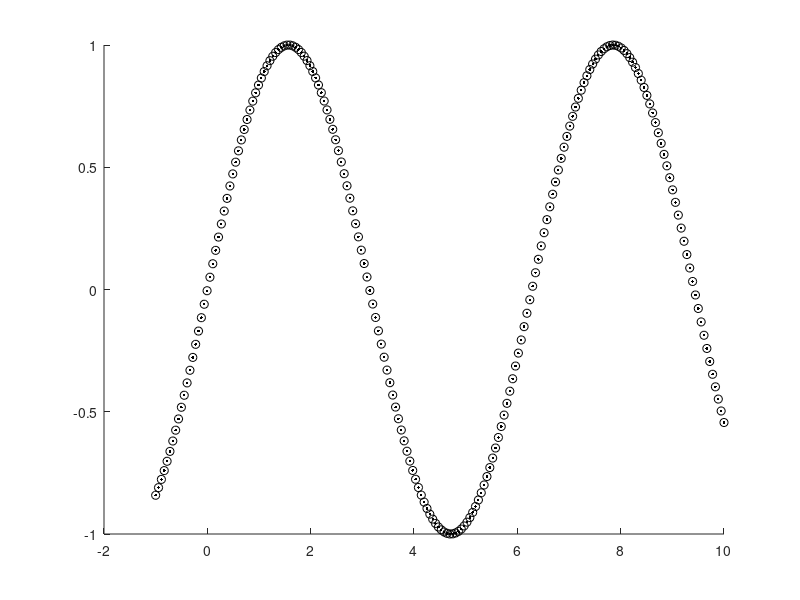
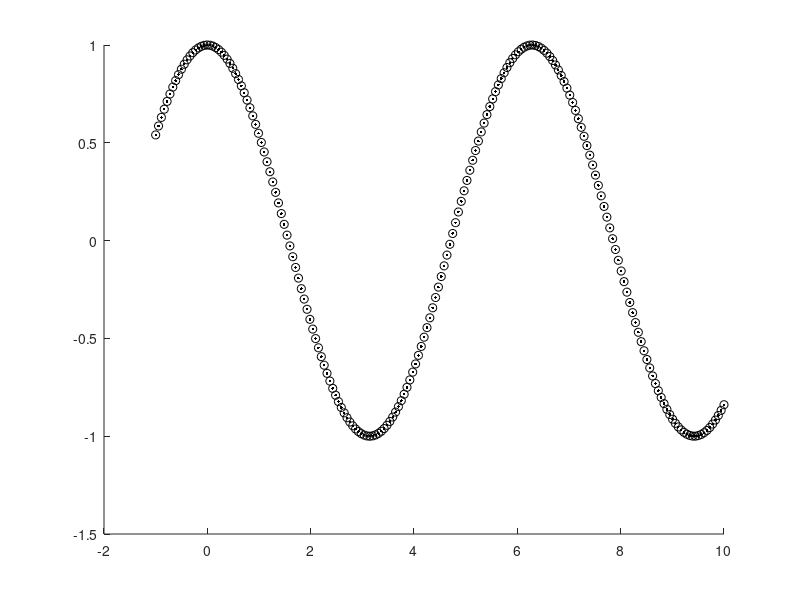
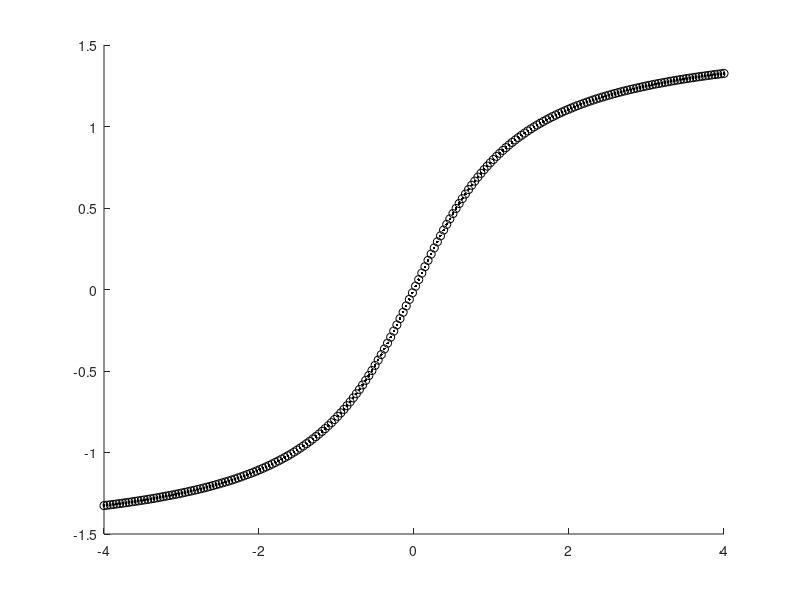
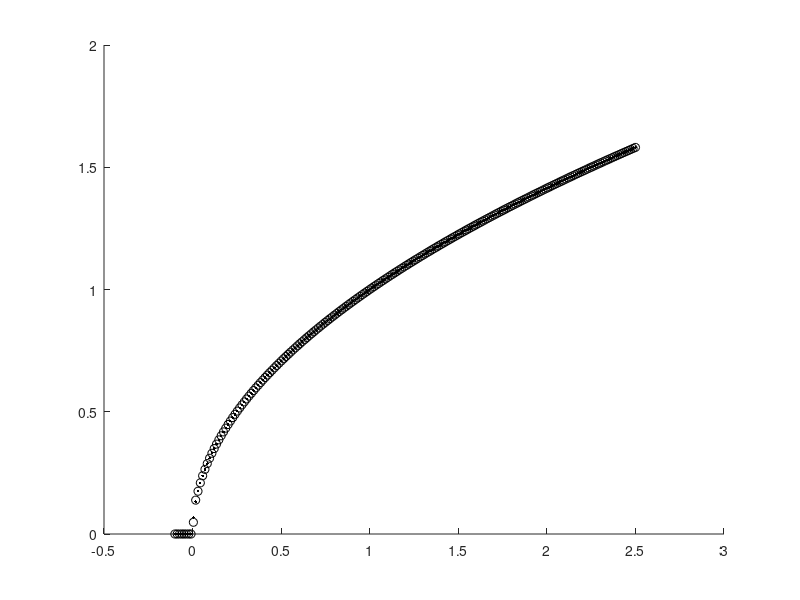

The MATLAB script that drew these images, in order:
TestSin = [...
-1.000000 -0.841497;
-0.944724 -0.810327;
-0.889447 -0.776715;
-0.834171 -0.740743;
-0.778894 -0.702501;
-0.723618 -0.662121;
-0.668342 -0.619679;
-0.613065 -0.575371;
-0.557789 -0.529314;
-0.502512 -0.481634;
-0.447236 -0.432488;
-0.391960 -0.381996;
-0.336683 -0.330355;
-0.281407 -0.277716;
-0.226131 -0.224211;
-0.170854 -0.170029;
-0.115578 -0.115319;
-0.060301 -0.060264;
-0.005025 -0.005025;
0.050251 0.050230;
0.105528 0.105332;
0.160804 0.160112;
0.216081 0.214403;
0.271357 0.268038;
0.326633 0.320856;
0.381910 0.372693;
0.437186 0.423391;
0.492463 0.472798;
0.547739 0.520756;
0.603015 0.567126;
0.658292 0.611768;
0.713568 0.654535;
0.768844 0.695303;
0.824121 0.733950;
0.879397 0.770355;
0.934674 0.804405;
0.989950 0.836000;
1.045226 0.865040;
1.100503 0.891429;
1.155779 0.915116;
1.211056 0.935993;
1.266332 0.954001;
1.321608 0.969116;
1.376885 0.981251;
1.432161 0.990413;
1.487438 0.996527;
1.542714 0.999599;
1.597990 0.999634;
1.653267 0.996601;
1.708543 0.990535;
1.763820 0.981429;
1.819096 0.969335;
1.874372 0.954277;
1.929649 0.936301;
1.984925 0.915461;
2.040201 0.891832;
2.095478 0.865478;
2.150754 0.836495;
2.206031 0.804927;
2.261307 0.770916;
2.316583 0.734549;
2.371860 0.695939;
2.427136 0.655216;
2.482413 0.612465;
2.537689 0.567856;
2.592965 0.521513;
2.648242 0.473587;
2.703518 0.424202;
2.758795 0.373515;
2.814071 0.321695;
2.869347 0.268893;
2.924624 0.215274;
2.979900 0.160988;
3.035177 0.106215;
3.090453 0.051117;
3.145729 -0.004137;
3.201006 -0.059379;
3.256282 -0.114437;
3.311558 -0.169147;
3.366835 -0.223343;
3.422111 -0.276852;
3.477388 -0.329523;
3.532664 -0.381177;
3.587940 -0.431671;
3.643217 -0.480852;
3.698493 -0.528568;
3.753770 -0.574656;
3.809046 -0.618984;
3.864322 -0.661430;
3.919599 -0.701863;
3.974875 -0.740157;
4.030151 -0.776154;
4.085428 -0.809807;
4.140704 -0.840977;
4.195981 -0.869607;
4.251257 -0.895555;
4.306533 -0.918754;
4.361810 -0.939170;
4.417086 -0.956698;
4.472363 -0.971342;
4.527639 -0.982989;
4.582915 -0.991661;
4.638192 -0.997244;
4.693468 -0.999805;
4.748744 -0.999349;
4.804021 -0.995811;
4.859297 -0.989259;
4.914574 -0.979625;
4.969850 -0.967024;
5.025126 -0.951505;
5.080403 -0.933050;
5.135679 -0.911771;
5.190956 -0.887651;
5.246232 -0.860844;
5.301508 -0.831456;
5.356785 -0.799468;
5.412061 -0.765077;
5.467338 -0.728303;
5.522614 -0.689325;
5.577890 -0.648279;
5.633167 -0.605205;
5.688443 -0.560313;
5.743720 -0.513675;
5.798996 -0.465484;
5.854272 -0.415896;
5.909549 -0.365006;
5.964825 -0.313009;
6.020102 -0.260058;
6.075378 -0.206312;
6.130654 -0.151945;
6.185931 -0.097102;
6.241207 -0.041966;
6.296484 0.013298;
6.351760 0.068521;
6.407036 0.123534;
6.462313 0.178171;
6.517589 0.232263;
6.572865 0.285646;
6.628142 0.338155;
6.683418 0.389633;
6.738695 0.439920;
6.793971 0.488861;
6.849247 0.536314;
6.904524 0.582125;
6.959800 0.626159;
7.015077 0.668280;
7.070353 0.708359;
7.125629 0.746274;
7.180906 0.781905;
7.236182 0.815152;
7.291459 0.845906;
7.346735 0.874086;
7.402011 0.899591;
7.457288 0.922348;
7.512564 0.942280;
7.567841 0.959346;
7.623117 0.973470;
7.678393 0.984627;
7.733670 0.992765;
7.788946 0.997893;
7.844223 0.999959;
7.899499 0.998958;
7.954775 0.994927;
8.010052 0.987839;
8.065328 0.977756;
8.120604 0.964665;
8.175879 0.948630;
8.231155 0.929712;
8.286431 0.907953;
8.341707 0.883395;
8.396983 0.856156;
8.452259 0.826302;
8.507535 0.793938;
8.562811 0.759120;
8.618087 0.721997;
8.673363 0.682669;
8.728639 0.641256;
8.783915 0.597895;
8.839190 0.552686;
8.894466 0.505799;
8.949742 0.457367;
9.005018 0.407538;
9.060294 0.356471;
9.115570 0.304302;
9.170846 0.251210;
9.226122 0.197351;
9.281398 0.142892;
9.336674 0.087991;
9.391950 0.032822;
9.447226 -0.022445;
9.502501 -0.077645;
9.557777 -0.132610;
9.613053 -0.187164;
9.668329 -0.241149;
9.723605 -0.294397;
9.778881 -0.346747;
9.834157 -0.398046;
9.889433 -0.448111;
9.944709 -0.496817;
9.999985 -0.544011;
];
figure(1); clf; hold on;
plot(TestSin(:,1),TestSin(:,2),'ko')
plot(TestSin(:,1),sin(TestSin(:,1)),'k.')

TestCos = [...
-1.000000 0.540304;
-0.944724 0.585968;
-0.889447 0.629839;
-0.834171 0.671794;
-0.778894 0.711693;
-0.723618 0.749417;
-0.668342 0.784847;
-0.613065 0.817891;
-0.557789 0.848422;
-0.502512 0.876378;
-0.447236 0.901647;
-0.391960 0.924168;
-0.336683 0.943855;
-0.281407 0.960670;
-0.226131 0.974544;
-0.170854 0.985441;
-0.115578 0.993322;
-0.060301 0.998181;
-0.005025 0.999992;
0.050251 0.998731;
0.105528 0.994442;
0.160804 0.987092;
0.216081 0.976739;
0.271357 0.963409;
0.326633 0.947122;
0.381910 0.927959;
0.437186 0.905958;
0.492463 0.881175;
0.547739 0.853698;
0.603015 0.823624;
0.658292 0.791045;
0.713568 0.756026;
0.768844 0.718718;
0.824121 0.679198;
0.879397 0.637611;
0.934674 0.594086;
0.989950 0.548728;
1.045226 0.501702;
1.100503 0.453145;
1.155779 0.403203;
1.211056 0.352037;
1.266332 0.299780;
1.321608 0.246615;
1.376885 0.192697;
1.432161 0.138193;
1.487438 0.083264;
1.542714 0.028078;
1.597990 -0.027191;
1.653267 -0.082377;
1.708543 -0.137313;
1.763820 -0.191826;
1.819096 -0.245754;
1.874372 -0.298933;
1.929649 -0.351198;
1.984925 -0.402398;
2.040201 -0.452353;
2.095478 -0.500934;
2.150754 -0.547985;
2.206031 -0.593362;
2.261307 -0.636939;
2.316583 -0.678545;
2.371860 -0.718092;
2.427136 -0.755453;
2.482413 -0.790483;
2.537689 -0.823120;
2.592965 -0.853268;
2.648242 -0.880757;
2.703518 -0.905598;
2.758795 -0.927609;
2.814071 -0.946837;
2.869347 -0.963200;
2.924624 -0.976561;
2.979900 -0.986966;
3.035177 -0.994328;
3.090453 -0.998687;
3.145729 -1.000023;
3.201006 -0.998243;
3.256282 -0.993440;
3.311558 -0.985575;
3.366835 -0.974735;
3.422111 -0.960942;
3.477388 -0.944155;
3.532664 -0.924510;
3.587940 -0.902015;
3.643217 -0.876798;
3.698493 -0.848887;
3.753770 -0.818405;
3.809046 -0.785408;
3.864322 -0.749991;
3.919599 -0.712311;
3.974875 -0.672441;
4.030151 -0.630536;
4.085428 -0.586692;
4.140704 -0.541041;
4.195981 -0.493756;
4.251257 -0.444957;
4.306533 -0.394808;
4.361810 -0.343445;
4.417086 -0.291038;
4.472363 -0.237726;
4.527639 -0.183699;
4.582915 -0.129113;
4.638192 -0.074130;
4.693468 -0.018920;
4.748744 0.036348;
4.804021 0.091504;
4.859297 0.146380;
4.914574 0.200810;
4.969850 0.254626;
5.025126 0.307665;
5.080403 0.359763;
5.135679 0.410763;
5.190956 0.460509;
5.246232 0.508845;
5.301508 0.555628;
5.356785 0.600715;
5.412061 0.643967;
5.467338 0.685251;
5.522614 0.724440;
5.577890 0.761419;
5.633167 0.796075;
5.688443 0.828295;
5.743720 0.857989;
5.798996 0.885047;
5.854272 0.909420;
5.909549 0.931000;
5.964825 0.949756;
6.020102 0.965591;
6.075378 0.978479;
6.130654 0.988392;
6.185931 0.995276;
6.241207 0.999125;
6.296484 0.999910;
6.351760 0.997655;
6.407036 0.992342;
6.462313 0.984001;
6.517589 0.972646;
6.572865 0.958334;
6.628142 0.941095;
6.683418 0.920964;
6.738695 0.898031;
6.793971 0.872377;
6.849247 0.844037;
6.904524 0.813095;
6.959800 0.779692;
7.015077 0.743920;
7.070353 0.705867;
7.125629 0.665643;
7.180906 0.623390;
7.236182 0.579239;
7.291459 0.533328;
7.346735 0.485770;
7.402011 0.436740;
7.457288 0.386369;
7.512564 0.334821;
7.567841 0.282256;
7.623117 0.228818;
7.678393 0.174687;
7.733670 0.120021;
7.788946 0.064990;
7.844223 0.009759;
7.899499 -0.045501;
7.954775 -0.100622;
8.010052 -0.155436;
8.065328 -0.209779;
8.120604 -0.263478;
8.175879 -0.316365;
8.231155 -0.368291;
8.286431 -0.419093;
8.341707 -0.468624;
8.396983 -0.516704;
8.452259 -0.563216;
8.507535 -0.608007;
8.562811 -0.650941;
8.618087 -0.691901;
8.673363 -0.730718;
8.728639 -0.767337;
8.783915 -0.801589;
8.839190 -0.833391;
8.894466 -0.862640;
8.949742 -0.889267;
9.005018 -0.913215;
9.060294 -0.934319;
9.115570 -0.952579;
9.170846 -0.967922;
9.226122 -0.980322;
9.281398 -0.989721;
9.336674 -0.996133;
9.391950 -0.999466;
9.447226 -0.999737;
9.502501 -0.996971;
9.557777 -0.991151;
9.613053 -0.982340;
9.668329 -0.970493;
9.723605 -0.955672;
9.778881 -0.937955;
9.834157 -0.917352;
9.889433 -0.893987;
9.944709 -0.867858;
9.999985 -0.839106;
];
figure(2); clf; hold on;
plot(TestCos(:,1),TestCos(:,2),'ko')
plot(TestCos(:,1),cos(TestCos(:,1)),'k.')

TestAtan = [...
-4.000000 -1.325817;
-3.959799 -1.323427;
-3.919598 -1.320992;
-3.879397 -1.318512;
-3.839196 -1.315986;
-3.798995 -1.313412;
-3.758794 -1.310782;
-3.718593 -1.308096;
-3.678392 -1.305353;
-3.638191 -1.302554;
-3.597991 -1.299699;
-3.557790 -1.296787;
-3.517589 -1.293819;
-3.477388 -1.290788;
-3.437187 -1.287685;
-3.396986 -1.284510;
-3.356785 -1.281263;
-3.316584 -1.277943;
-3.276383 -1.274552;
-3.236182 -1.271089;
-3.195981 -1.267555;
-3.155780 -1.263939;
-3.115579 -1.260228;
-3.075378 -1.256424;
-3.035177 -1.252525;
-2.994976 -1.248533;
-2.954775 -1.244447;
-2.914574 -1.240267;
-2.874373 -1.235996;
-2.834172 -1.231615;
-2.793972 -1.227108;
-2.753771 -1.222476;
-2.713570 -1.217720;
-2.673369 -1.212838;
-2.633168 -1.207832;
-2.592967 -1.202700;
-2.552766 -1.197442;
-2.512565 -1.192039;
-2.472364 -1.186466;
-2.432163 -1.180722;
-2.391962 -1.174809;
-2.351761 -1.168725;
-2.311560 -1.162471;
-2.271359 -1.156046;
-2.231158 -1.149453;
-2.190957 -1.142653;
-2.150756 -1.135616;
-2.110555 -1.128340;
-2.070354 -1.120827;
-2.030154 -1.113077;
-1.989953 -1.105088;
-1.949752 -1.096862;
-1.909551 -1.088400;
-1.869350 -1.079642;
-1.829149 -1.070545;
-1.788948 -1.061107;
-1.748747 -1.051330;
-1.708546 -1.041212;
-1.668345 -1.030755;
-1.628144 -1.019958;
-1.587943 -1.008823;
-1.547742 -0.997254;
-1.507541 -0.985190;
-1.467340 -0.972632;
-1.427139 -0.959580;
-1.386938 -0.946034;
-1.346737 -0.931993;
-1.306536 -0.917459;
-1.266335 -0.902427;
-1.226135 -0.886752;
-1.185934 -0.870364;
-1.145733 -0.853263;
-1.105532 -0.835448;
-1.065331 -0.816920;
-1.025130 -0.797679;
-0.984929 -0.777725;
-0.944728 -0.757033;
-0.904527 -0.735420;
-0.864326 -0.712850;
-0.824125 -0.689321;
-0.783924 -0.664834;
-0.743723 -0.639389;
-0.703522 -0.612986;
-0.663321 -0.585625;
-0.623120 -0.557220;
-0.582919 -0.527701;
-0.542718 -0.497171;
-0.502517 -0.465629;
-0.462316 -0.433075;
-0.422115 -0.399510;
-0.381914 -0.364933;
-0.341713 -0.329345;
-0.301512 -0.292638;
-0.261311 -0.255181;
-0.221110 -0.217244;
-0.180909 -0.178826;
-0.140708 -0.139928;
-0.100507 -0.100550;
-0.060306 -0.060692;
-0.020105 -0.020354;
0.020096 0.020345;
0.060297 0.060684;
0.100498 0.100542;
0.140699 0.139920;
0.180900 0.178818;
0.221101 0.217236;
0.261302 0.255173;
0.301503 0.292630;
0.341704 0.329338;
0.381905 0.364926;
0.422106 0.399503;
0.462307 0.433068;
0.502508 0.465622;
0.542709 0.497164;
0.582910 0.527695;
0.623111 0.557214;
0.663312 0.585619;
0.703514 0.612980;
0.743715 0.639383;
0.783916 0.664829;
0.824117 0.689316;
0.864318 0.712845;
0.904519 0.735416;
0.944720 0.757029;
0.984921 0.777721;
1.025122 0.797675;
1.065323 0.816916;
1.105523 0.835444;
1.145724 0.853259;
1.185925 0.870361;
1.226126 0.886749;
1.266327 0.902424;
1.306528 0.917456;
1.346729 0.931990;
1.386930 0.946031;
1.427131 0.959577;
1.467332 0.972629;
1.507533 0.985187;
1.547734 0.997251;
1.587935 1.008821;
1.628136 1.019956;
1.668337 1.030753;
1.708538 1.041210;
1.748739 1.051328;
1.788940 1.061105;
1.829141 1.070543;
1.869341 1.079641;
1.909542 1.088398;
1.949743 1.096861;
1.989944 1.105087;
2.030145 1.113075;
2.070346 1.120826;
2.110547 1.128339;
2.150748 1.135614;
2.190949 1.142652;
2.231150 1.149452;
2.271351 1.156045;
2.311552 1.162469;
2.351753 1.168724;
2.391954 1.174808;
2.432155 1.180721;
2.472356 1.186465;
2.512557 1.192038;
2.552758 1.197441;
2.592959 1.202699;
2.633160 1.207831;
2.673361 1.212837;
2.713562 1.217719;
2.753762 1.222475;
2.793963 1.227107;
2.834164 1.231614;
2.874365 1.235995;
2.914566 1.240266;
2.954767 1.244446;
2.994968 1.248532;
3.035169 1.252524;
3.075370 1.256423;
3.115571 1.260227;
3.155772 1.263938;
3.195973 1.267555;
3.236174 1.271088;
3.276375 1.274551;
3.316576 1.277943;
3.356777 1.281262;
3.396978 1.284509;
3.437179 1.287684;
3.477380 1.290787;
3.517581 1.293818;
3.557781 1.296786;
3.597982 1.299698;
3.638183 1.302553;
3.678384 1.305352;
3.718585 1.308095;
3.758786 1.310781;
3.798987 1.313411;
3.839188 1.315985;
3.879389 1.318512;
3.919590 1.320991;
3.959791 1.323426;
3.999992 1.325817;
];
figure(3); clf; hold on;
plot(TestAtan(:,1),TestAtan(:,2),'ko')
plot(TestAtan(:,1),atan(TestAtan(:,1)),'k.')

TestTanh = [...
-5.000000 -1.000000;
-4.987484 -1.000000;
-4.974969 -1.000000;
-4.962453 -1.000000;
-4.949938 -1.000000;
-4.937422 -1.000000;
-4.924907 -1.000000;
-4.912391 -1.000000;
-4.899876 -1.000000;
-4.887360 -1.000000;
-4.874845 -1.000000;
-4.862329 -1.000000;
-4.849813 -1.000000;
-4.837298 -1.000000;
-4.824782 -1.000000;
-4.812267 -1.000000;
-4.799751 -1.000000;
-4.787236 -1.000000;
-4.774720 -1.000000;
-4.762205 -1.000000;
-4.749689 -1.000000;
-4.737174 -1.000000;
-4.724658 -1.000000;
-4.712142 -1.000000;
-4.699627 -1.000000;
-4.687111 -1.000000;
-4.674596 -1.000000;
-4.662080 -1.000000;
-4.649565 -1.000000;
-4.637049 -1.000000;
-4.624534 -1.000000;
-4.612018 -1.000000;
-4.599503 -1.000000;
-4.586987 -1.000000;
-4.574471 -1.000000;
-4.561956 -1.000000;
-4.549440 -1.000000;
-4.536925 -1.000000;
-4.524409 -1.000000;
-4.511894 -1.000000;
-4.499378 -1.000000;
-4.486863 -1.000000;
-4.474347 -1.000000;
-4.461832 -1.000000;
-4.449316 -1.000000;
-4.436800 -1.000000;
-4.424285 -1.000000;
-4.411769 -1.000000;
-4.399254 -1.000000;
-4.386738 -1.000000;
-4.374223 -1.000000;
-4.361707 -1.000000;
-4.349192 -1.000000;
-4.336676 -1.000000;
-4.324161 -1.000000;
-4.311645 -1.000000;
-4.299129 -1.000000;
-4.286614 -1.000000;
-4.274098 -1.000000;
-4.261583 -1.000000;
-4.249067 -1.000000;
-4.236552 -1.000000;
-4.224036 -1.000000;
-4.211521 -1.000000;
-4.199005 -1.000000;
-4.186490 -1.000000;
-4.173974 -1.000000;
-4.161458 -1.000000;
-4.148943 -1.000000;
-4.136427 -1.000000;
-4.123912 -1.000000;
-4.111396 -1.000000;
-4.098881 -1.000000;
-4.086365 -1.000000;
-4.073850 -1.000000;
-4.061334 -1.000000;
-4.048819 -1.000000;
-4.036303 -1.000000;
-4.023787 -1.000000;
-4.011272 -1.000000;
-3.998756 -0.999326;
-3.986241 -0.999309;
-3.973725 -0.999291;
-3.961210 -0.999273;
-3.948694 -0.999255;
-3.936179 -0.999236;
-3.923663 -0.999217;
-3.911148 -0.999201;
-3.898632 -0.999181;
-3.886117 -0.999161;
-3.873601 -0.999141;
-3.861085 -0.999120;
-3.848570 -0.999099;
-3.836054 -0.999067;
-3.823539 -0.999044;
-3.811023 -0.999020;
-3.798508 -0.998995;
-3.785992 -0.998969;
-3.773477 -0.998943;
-3.760961 -0.998917;
-3.748446 -0.998889;
-3.735930 -0.998861;
-3.723414 -0.998832;
-3.710899 -0.998803;
-3.698383 -0.998772;
-3.685868 -0.998741;
-3.673352 -0.998713;
-3.660837 -0.998681;
-3.648321 -0.998649;
-3.635806 -0.998615;
-3.623290 -0.998581;
-3.610775 -0.998546;
-3.598259 -0.998501;
-3.585743 -0.998463;
-3.573228 -0.998424;
-3.560712 -0.998384;
-3.548197 -0.998343;
-3.535681 -0.998301;
-3.523166 -0.998258;
-3.510650 -0.998214;
-3.498135 -0.998169;
-3.485619 -0.998123;
-3.473104 -0.998075;
-3.460588 -0.998027;
-3.448072 -0.997977;
-3.435557 -0.997929;
-3.423041 -0.997877;
-3.410526 -0.997824;
-3.398010 -0.997770;
-3.385495 -0.997715;
-3.372979 -0.997657;
-3.360464 -0.997599;
-3.347948 -0.997529;
-3.335433 -0.997467;
-3.322917 -0.997403;
-3.310401 -0.997337;
-3.297886 -0.997270;
-3.285370 -0.997200;
-3.272855 -0.997130;
-3.260339 -0.997057;
-3.247824 -0.996983;
-3.235308 -0.996906;
-3.222793 -0.996828;
-3.210277 -0.996748;
-3.197762 -0.996669;
-3.185246 -0.996585;
-3.172730 -0.996500;
-3.160215 -0.996412;
-3.147699 -0.996322;
-3.135184 -0.996230;
-3.122668 -0.996135;
-3.110153 -0.996029;
-3.097637 -0.995928;
-3.085122 -0.995825;
-3.072606 -0.995720;
-3.060091 -0.995611;
-3.047575 -0.995501;
-3.035059 -0.995387;
-3.022544 -0.995270;
-3.010028 -0.995151;
-2.997513 -0.995028;
-2.984997 -0.994902;
-2.972482 -0.994774;
-2.959966 -0.994642;
-2.947451 -0.994507;
-2.934935 -0.994368;
-2.922420 -0.994225;
-2.909904 -0.994079;
-2.897388 -0.993930;
-2.884873 -0.993776;
-2.872357 -0.993628;
-2.859842 -0.993466;
-2.847326 -0.993299;
-2.834811 -0.993129;
-2.822295 -0.992954;
-2.809780 -0.992775;
-2.797264 -0.992589;
-2.784749 -0.992402;
-2.772233 -0.992211;
-2.759717 -0.992014;
-2.747202 -0.991812;
-2.734686 -0.991605;
-2.722171 -0.991394;
-2.709655 -0.991177;
-2.697140 -0.990954;
-2.684624 -0.990726;
-2.672109 -0.990492;
-2.659593 -0.990252;
-2.647078 -0.990006;
-2.634562 -0.989763;
-2.622046 -0.989504;
-2.609531 -0.989238;
-2.597015 -0.988966;
-2.584500 -0.988686;
-2.571984 -0.988400;
-2.559469 -0.988105;
-2.546953 -0.987805;
-2.534438 -0.987498;
-2.521922 -0.987183;
-2.509407 -0.986860;
-2.496891 -0.986529;
-2.484375 -0.986190;
-2.471860 -0.985843;
-2.459344 -0.985487;
-2.446829 -0.985122;
-2.434313 -0.984747;
-2.421798 -0.984363;
-2.409282 -0.983970;
-2.396767 -0.983577;
-2.384251 -0.983163;
-2.371736 -0.982739;
-2.359220 -0.982304;
-2.346704 -0.981858;
-2.334189 -0.981401;
-2.321673 -0.980934;
-2.309158 -0.980453;
-2.296642 -0.979962;
-2.284127 -0.979459;
-2.271611 -0.978944;
-2.259096 -0.978415;
-2.246580 -0.977875;
-2.234065 -0.977321;
-2.221549 -0.976753;
-2.209033 -0.976171;
-2.196518 -0.975574;
-2.184002 -0.974962;
-2.171487 -0.974335;
-2.158971 -0.973703;
-2.146456 -0.973045;
-2.133940 -0.972370;
-2.121425 -0.971678;
-2.108909 -0.970969;
-2.096394 -0.970243;
-2.083878 -0.969499;
-2.071362 -0.968736;
-2.058847 -0.967957;
-2.046331 -0.967157;
-2.033816 -0.966338;
-2.021300 -0.965499;
-2.008785 -0.964640;
-1.996269 -0.963763;
-1.983753 -0.962863;
-1.971238 -0.961940;
-1.958722 -0.960993;
-1.946206 -0.960024;
-1.933691 -0.959032;
-1.921175 -0.958016;
-1.908659 -0.956972;
-1.896144 -0.955905;
-1.883628 -0.954812;
-1.871112 -0.953692;
-1.858597 -0.952546;
-1.846081 -0.951373;
-1.833565 -0.950177;
-1.821050 -0.948946;
-1.808534 -0.947685;
-1.796018 -0.946393;
-1.783503 -0.945070;
-1.770987 -0.943716;
-1.758471 -0.942332;
-1.745956 -0.940915;
-1.733440 -0.939463;
-1.720924 -0.937975;
-1.708409 -0.936452;
-1.695893 -0.934894;
-1.683378 -0.933300;
-1.670862 -0.931665;
-1.658346 -0.929994;
-1.645831 -0.928282;
-1.633315 -0.926530;
-1.620799 -0.924737;
-1.608284 -0.922903;
-1.595768 -0.921032;
-1.583252 -0.919112;
-1.570737 -0.917145;
-1.558221 -0.915132;
-1.545705 -0.913073;
-1.533190 -0.910967;
-1.520674 -0.908815;
-1.508158 -0.906612;
-1.495643 -0.904358;
-1.483127 -0.902051;
-1.470611 -0.899691;
-1.458096 -0.897278;
-1.445580 -0.894812;
-1.433064 -0.892297;
-1.420549 -0.889717;
-1.408033 -0.887078;
-1.395517 -0.884379;
-1.383002 -0.881620;
-1.370486 -0.878801;
-1.357970 -0.875922;
-1.345455 -0.872979;
-1.332939 -0.869968;
-1.320423 -0.866890;
-1.307908 -0.863744;
-1.295392 -0.860531;
-1.282876 -0.857251;
-1.270361 -0.853896;
-1.257845 -0.850470;
-1.245329 -0.846968;
-1.232814 -0.843391;
-1.220298 -0.839738;
-1.207782 -0.836009;
-1.195267 -0.832208;
-1.182751 -0.828321;
-1.170235 -0.824350;
-1.157720 -0.820296;
-1.145204 -0.816157;
-1.132688 -0.811935;
-1.120173 -0.807629;
-1.107657 -0.803235;
-1.095141 -0.798750;
-1.082626 -0.794172;
-1.070110 -0.789502;
-1.057594 -0.784740;
-1.045079 -0.779886;
-1.032563 -0.774935;
-1.020047 -0.769888;
-1.007532 -0.764740;
-0.995016 -0.759492;
-0.982500 -0.754144;
-0.969985 -0.748695;
-0.957469 -0.743146;
-0.944953 -0.737491;
-0.932438 -0.731730;
-0.919922 -0.725860;
-0.907406 -0.719883;
-0.894891 -0.713799;
-0.882375 -0.707607;
-0.869859 -0.701304;
-0.857344 -0.694888;
-0.844828 -0.688358;
-0.832312 -0.681714;
-0.819797 -0.674957;
-0.807281 -0.668086;
-0.794765 -0.661101;
-0.782250 -0.653997;
-0.769734 -0.646775;
-0.757218 -0.639435;
-0.744703 -0.631977;
-0.732187 -0.624400;
-0.719671 -0.616706;
-0.707156 -0.608891;
-0.694640 -0.600955;
-0.682124 -0.592899;
-0.669609 -0.584723;
-0.657093 -0.576426;
-0.644577 -0.568009;
-0.632062 -0.559469;
-0.619546 -0.550811;
-0.607030 -0.542033;
-0.594515 -0.533135;
-0.581999 -0.524118;
-0.569483 -0.514981;
-0.556968 -0.505724;
-0.544452 -0.496349;
-0.531936 -0.486859;
-0.519421 -0.477253;
-0.506905 -0.467532;
-0.494389 -0.457695;
-0.481874 -0.447744;
-0.469358 -0.437678;
-0.456843 -0.427504;
-0.444327 -0.417223;
-0.431811 -0.406835;
-0.419296 -0.396340;
-0.406780 -0.385737;
-0.394264 -0.375028;
-0.381749 -0.364221;
-0.369233 -0.353318;
-0.356717 -0.342321;
-0.344202 -0.331228;
-0.331686 -0.320040;
-0.319171 -0.308756;
-0.306655 -0.297385;
-0.294139 -0.285935;
-0.281624 -0.274407;
-0.269108 -0.262799;
-0.256592 -0.251112;
-0.244077 -0.239345;
-0.231561 -0.227504;
-0.219045 -0.215601;
-0.206530 -0.203640;
-0.194014 -0.191619;
-0.181498 -0.179538;
-0.168983 -0.167398;
-0.156467 -0.155200;
-0.143952 -0.142958;
-0.131436 -0.130679;
-0.118920 -0.118363;
-0.106405 -0.106011;
-0.093889 -0.093622;
-0.081373 -0.081196;
-0.068858 -0.068742;
-0.056342 -0.056275;
-0.043826 -0.043796;
-0.031311 -0.031305;
-0.018795 -0.018801;
-0.006279 -0.006285;
0.006236 0.006241;
0.018752 0.018758;
0.031267 0.031262;
0.043783 0.043753;
0.056299 0.056232;
0.068814 0.068699;
0.081330 0.081152;
0.093846 0.093579;
0.106361 0.105968;
0.118877 0.118321;
0.131393 0.130636;
0.143908 0.142915;
0.156424 0.155157;
0.168940 0.167356;
0.181455 0.179496;
0.193971 0.191577;
0.206487 0.203598;
0.219002 0.215560;
0.231518 0.227463;
0.244033 0.239305;
0.256549 0.251071;
0.269065 0.262758;
0.281580 0.274366;
0.294096 0.285896;
0.306612 0.297346;
0.319127 0.308717;
0.331643 0.320001;
0.344159 0.331189;
0.356674 0.342282;
0.369190 0.353280;
0.381705 0.364183;
0.394221 0.374991;
0.406737 0.385700;
0.419252 0.396304;
0.431768 0.406799;
0.444284 0.417188;
0.456799 0.427469;
0.469315 0.437643;
0.481831 0.447709;
0.494346 0.457661;
0.506862 0.467498;
0.519377 0.477220;
0.531893 0.486826;
0.544409 0.496316;
0.556924 0.505692;
0.569440 0.514949;
0.581956 0.524086;
0.594471 0.533104;
0.606987 0.542002;
0.619503 0.550781;
0.632018 0.559439;
0.644534 0.567979;
0.657050 0.576397;
0.669565 0.584694;
0.682081 0.592871;
0.694597 0.600928;
0.707112 0.608864;
0.719628 0.616680;
0.732144 0.624374;
0.744659 0.631951;
0.757175 0.639410;
0.769691 0.646750;
0.782206 0.653973;
0.794722 0.661077;
0.807238 0.668062;
0.819753 0.674933;
0.832269 0.681691;
0.844785 0.688335;
0.857300 0.694866;
0.869816 0.701282;
0.882332 0.707585;
0.894847 0.713778;
0.907363 0.719862;
0.919879 0.725840;
0.932394 0.731709;
0.944910 0.737472;
0.957426 0.743126;
0.969941 0.748676;
0.982457 0.754125;
0.994973 0.759474;
1.007488 0.764722;
1.020004 0.769870;
1.032520 0.774918;
1.045035 0.779869;
1.057551 0.784724;
1.070067 0.789486;
1.082582 0.794156;
1.095098 0.798734;
1.107614 0.803220;
1.120129 0.807613;
1.132645 0.811920;
1.145161 0.816143;
1.157676 0.820282;
1.170192 0.824337;
1.182708 0.828308;
1.195223 0.832195;
1.207739 0.835996;
1.220255 0.839725;
1.232770 0.843378;
1.245286 0.846956;
1.257802 0.850458;
1.270317 0.853884;
1.282833 0.857239;
1.295349 0.860520;
1.307864 0.863733;
1.320380 0.866879;
1.332896 0.869958;
1.345411 0.872968;
1.357927 0.875912;
1.370443 0.878791;
1.382958 0.881610;
1.395474 0.884369;
1.407990 0.887069;
1.420505 0.889708;
1.433021 0.892288;
1.445537 0.894804;
1.458052 0.897270;
1.470568 0.899683;
1.483084 0.902043;
1.495599 0.904350;
1.508115 0.906604;
1.520631 0.908807;
1.533146 0.910960;
1.545662 0.913066;
1.558178 0.915125;
1.570693 0.917139;
1.583209 0.919105;
1.595725 0.921026;
1.608240 0.922896;
1.620756 0.924730;
1.633272 0.926524;
1.645787 0.928276;
1.658303 0.929988;
1.670819 0.931660;
1.683334 0.933295;
1.695850 0.934888;
1.708366 0.936447;
1.720881 0.937970;
1.733397 0.939458;
1.745913 0.940910;
1.758428 0.942327;
1.770944 0.943711;
1.783460 0.945065;
1.795975 0.946388;
1.808491 0.947680;
1.821007 0.948942;
1.833522 0.950173;
1.846038 0.951369;
1.858554 0.952542;
1.871069 0.953688;
1.883585 0.954808;
1.896101 0.955902;
1.908616 0.956968;
1.921132 0.958013;
1.933648 0.959028;
1.946163 0.960020;
1.958679 0.960990;
1.971195 0.961936;
1.983710 0.962860;
1.996226 0.963760;
2.008741 0.964637;
2.021257 0.965496;
2.033772 0.966335;
2.046288 0.967155;
2.058804 0.967954;
2.071319 0.968734;
2.083835 0.969497;
2.096350 0.970240;
2.108866 0.970966;
2.121381 0.971675;
2.133897 0.972368;
2.146412 0.973043;
2.158928 0.973701;
2.171443 0.974333;
2.183959 0.974960;
2.196475 0.975572;
2.208990 0.976169;
2.221506 0.976751;
2.234021 0.977319;
2.246537 0.977873;
2.259052 0.978414;
2.271568 0.978942;
2.284083 0.979457;
2.296599 0.979961;
2.309114 0.980451;
2.321630 0.980932;
2.334146 0.981400;
2.346661 0.981856;
2.359177 0.982302;
2.371692 0.982737;
2.384208 0.983162;
2.396723 0.983575;
2.409239 0.983969;
2.421754 0.984362;
2.434270 0.984746;
2.446785 0.985121;
2.459301 0.985486;
2.471817 0.985842;
2.484332 0.986189;
2.496848 0.986528;
2.509363 0.986859;
2.521879 0.987182;
2.534394 0.987497;
2.546910 0.987804;
2.559425 0.988104;
2.571941 0.988399;
2.584456 0.988685;
2.596972 0.988965;
2.609488 0.989237;
2.622003 0.989503;
2.634519 0.989762;
2.647034 0.990006;
2.659550 0.990251;
2.672065 0.990491;
2.684581 0.990725;
2.697096 0.990954;
2.709612 0.991176;
2.722127 0.991393;
2.734643 0.991605;
2.747159 0.991811;
2.759674 0.992013;
2.772190 0.992210;
2.784705 0.992402;
2.797221 0.992589;
2.809736 0.992775;
2.822252 0.992954;
2.834767 0.993128;
2.847283 0.993299;
2.859798 0.993465;
2.872314 0.993627;
2.884830 0.993776;
2.897345 0.993929;
2.909861 0.994079;
2.922376 0.994225;
2.934892 0.994367;
2.947407 0.994506;
2.959923 0.994641;
2.972438 0.994773;
2.984954 0.994902;
2.997469 0.995028;
3.009985 0.995151;
3.022501 0.995270;
3.035016 0.995387;
3.047532 0.995500;
3.060047 0.995611;
3.072563 0.995719;
3.085078 0.995825;
3.097594 0.995928;
3.110109 0.996028;
3.122625 0.996135;
3.135140 0.996230;
3.147656 0.996322;
3.160172 0.996412;
3.172687 0.996500;
3.185203 0.996585;
3.197718 0.996669;
3.210234 0.996747;
3.222749 0.996828;
3.235265 0.996906;
3.247780 0.996982;
3.260296 0.997057;
3.272811 0.997130;
3.285327 0.997200;
3.297843 0.997269;
3.310358 0.997337;
3.322874 0.997402;
3.335389 0.997467;
3.347905 0.997529;
3.360420 0.997599;
3.372936 0.997657;
3.385451 0.997714;
3.397967 0.997770;
3.410482 0.997824;
3.422998 0.997877;
3.435513 0.997929;
3.448029 0.997977;
3.460545 0.998026;
3.473060 0.998075;
3.485576 0.998123;
3.498091 0.998169;
3.510607 0.998214;
3.523122 0.998258;
3.535638 0.998301;
3.548153 0.998343;
3.560669 0.998384;
3.573184 0.998424;
3.585700 0.998463;
3.598216 0.998501;
3.610731 0.998546;
3.623247 0.998581;
3.635762 0.998615;
3.648278 0.998649;
3.660793 0.998681;
3.673309 0.998713;
3.685824 0.998741;
3.698340 0.998772;
3.710855 0.998803;
3.723371 0.998832;
3.735887 0.998861;
3.748402 0.998889;
3.760918 0.998916;
3.773433 0.998943;
3.785949 0.998969;
3.798464 0.998995;
3.810980 0.999019;
3.823495 0.999044;
3.836011 0.999067;
3.848526 0.999098;
3.861042 0.999120;
3.873558 0.999141;
3.886073 0.999161;
3.898589 0.999181;
3.911104 0.999201;
3.923620 0.999217;
3.936135 0.999236;
3.948651 0.999255;
3.961166 0.999273;
3.973682 0.999291;
3.986197 0.999309;
3.998713 0.999326;
4.011229 1.000000;
4.023744 1.000000;
4.036260 1.000000;
4.048775 1.000000;
4.061291 1.000000;
4.073806 1.000000;
4.086322 1.000000;
4.098837 1.000000;
4.111353 1.000000;
4.123868 1.000000;
4.136384 1.000000;
4.148900 1.000000;
4.161415 1.000000;
4.173931 1.000000;
4.186446 1.000000;
4.198962 1.000000;
4.211477 1.000000;
4.223993 1.000000;
4.236508 1.000000;
4.249024 1.000000;
4.261539 1.000000;
4.274055 1.000000;
4.286571 1.000000;
4.299086 1.000000;
4.311602 1.000000;
4.324117 1.000000;
4.336633 1.000000;
4.349148 1.000000;
4.361664 1.000000;
4.374179 1.000000;
4.386695 1.000000;
4.399210 1.000000;
4.411726 1.000000;
4.424242 1.000000;
4.436757 1.000000;
4.449273 1.000000;
4.461788 1.000000;
4.474304 1.000000;
4.486819 1.000000;
4.499335 1.000000;
4.511850 1.000000;
4.524366 1.000000;
4.536881 1.000000;
4.549397 1.000000;
4.561913 1.000000;
4.574428 1.000000;
4.586944 1.000000;
4.599459 1.000000;
4.611975 1.000000;
4.624490 1.000000;
4.637006 1.000000;
4.649521 1.000000;
4.662037 1.000000;
4.674552 1.000000;
4.687068 1.000000;
4.699584 1.000000;
4.712099 1.000000;
4.724615 1.000000;
4.737130 1.000000;
4.749646 1.000000;
4.762161 1.000000;
4.774677 1.000000;
4.787192 1.000000;
4.799708 1.000000;
4.812223 1.000000;
4.824739 1.000000;
4.837255 1.000000;
4.849770 1.000000;
4.862286 1.000000;
4.874801 1.000000;
4.887317 1.000000;
4.899832 1.000000;
4.912348 1.000000;
4.924863 1.000000;
4.937379 1.000000;
4.949894 1.000000;
4.962410 1.000000;
4.974926 1.000000;
4.987441 1.000000;
4.999957 1.000000;
];
figure(5); clf; hold on;
plot(TestTanh(:,1),TestTanh(:,2),'ko')
plot(TestTanh(:,1),tanh(TestTanh(:,1)),'k.')

TestSqrt = [...
-0.100000 0.000000;
-0.086935 0.000000;
-0.073869 0.000000;
-0.060804 0.000000;
-0.047739 0.000000;
-0.034673 0.000000;
-0.021608 0.000000;
-0.008543 0.000000;
0.004523 0.048013;
0.017588 0.138557;
0.030653 0.174876;
0.043719 0.209250;
0.056784 0.238245;
0.069849 0.264336;
0.082915 0.287931;
0.095980 0.309825;
0.109045 0.330212;
0.122111 0.349452;
0.135176 0.367660;
0.148241 0.385025;
0.161307 0.401628;
0.174372 0.417579;
0.187437 0.432940;
0.200502 0.447774;
0.213568 0.462134;
0.226633 0.476059;
0.239698 0.489591;
0.252764 0.502755;
0.265829 0.515587;
0.278894 0.528103;
0.291960 0.540334;
0.305025 0.552289;
0.318090 0.563995;
0.331156 0.575461;
0.344221 0.586704;
0.357286 0.597735;
0.370352 0.608566;
0.383417 0.619207;
0.396482 0.629670;
0.409548 0.639959;
0.422613 0.650088;
0.435679 0.660058;
0.448744 0.669882;
0.461809 0.679566;
0.474875 0.689111;
0.487940 0.698527;
0.501005 0.707816;
0.514071 0.716986;
0.527136 0.726045;
0.540201 0.734986;
0.553267 0.743817;
0.566332 0.752549;
0.579397 0.761182;
0.592463 0.769719;
0.605528 0.778155;
0.618593 0.786506;
0.631659 0.794768;
0.644724 0.802946;
0.657789 0.811045;
0.670855 0.819058;
0.683920 0.826993;
0.696985 0.834855;
0.710051 0.842647;
0.723116 0.850366;
0.736181 0.858008;
0.749247 0.865589;
0.762312 0.873103;
0.775377 0.880560;
0.788443 0.887945;
0.801508 0.895268;
0.814573 0.902535;
0.827639 0.909747;
0.840704 0.916902;
0.853769 0.923995;
0.866835 0.931038;
0.879900 0.938028;
0.892965 0.944967;
0.906031 0.951860;
0.919096 0.958696;
0.932161 0.965483;
0.945227 0.972226;
0.958292 0.978926;
0.971357 0.985579;
0.984423 0.992179;
0.997488 0.998741;
1.010553 1.005262;
1.023619 1.011734;
1.036684 1.018175;
1.049749 1.024566;
1.062815 1.030937;
1.075880 1.037240;
1.088945 1.043524;
1.102011 1.049761;
1.115076 1.055971;
1.128141 1.062142;
1.141207 1.068269;
1.154272 1.074372;
1.167337 1.080430;
1.180403 1.086472;
1.193468 1.092468;
1.206533 1.098418;
1.219599 1.104355;
1.232664 1.110250;
1.245729 1.116124;
1.258795 1.121960;
1.271860 1.127762;
1.284925 1.133544;
1.297991 1.139287;
1.311056 1.145022;
1.324121 1.150714;
1.337187 1.156366;
1.350252 1.161996;
1.363317 1.167610;
1.376383 1.173196;
1.389448 1.178745;
1.402514 1.184280;
1.415579 1.189777;
1.428644 1.195268;
1.441710 1.200721;
1.454775 1.206135;
1.467840 1.211545;
1.480906 1.216919;
1.493971 1.222282;
1.507036 1.227614;
1.520102 1.232918;
1.533167 1.238211;
1.546232 1.243469;
1.559298 1.248728;
1.572363 1.253948;
1.585428 1.259134;
1.598494 1.264318;
1.611559 1.269469;
1.624624 1.274611;
1.637690 1.279720;
1.650755 1.284820;
1.663820 1.289889;
1.676886 1.294956;
1.689951 1.299991;
1.703016 1.304989;
1.716082 1.309992;
1.729147 1.314964;
1.742212 1.319929;
1.755278 1.324870;
1.768343 1.329785;
1.781408 1.334695;
1.794474 1.339574;
1.807539 1.344458;
1.820604 1.349308;
1.833670 1.354126;
1.846735 1.358948;
1.859800 1.363741;
1.872866 1.368530;
1.885931 1.373290;
1.898996 1.378032;
1.912062 1.382771;
1.925127 1.387500;
1.938192 1.392200;
1.951258 1.396866;
1.964323 1.401541;
1.977388 1.406188;
1.990454 1.410833;
2.003519 1.415468;
2.016584 1.420076;
2.029650 1.424633;
2.042715 1.429225;
2.055780 1.433810;
2.068846 1.438359;
2.081911 1.442873;
2.094976 1.447379;
2.108042 1.451921;
2.121107 1.456413;
2.134172 1.460892;
2.147238 1.465357;
2.160303 1.469778;
2.173368 1.474230;
2.186434 1.478671;
2.199499 1.483082;
2.212564 1.487452;
2.225630 1.491866;
2.238695 1.496238;
2.251760 1.500598;
2.264826 1.504945;
2.277891 1.509240;
2.290956 1.513577;
2.304022 1.517912;
2.317087 1.522210;
2.330153 1.526475;
2.343218 1.530733;
2.356283 1.535031;
2.369349 1.539281;
2.382414 1.543519;
2.395479 1.547745;
2.408545 1.551926;
2.421610 1.556145;
2.434675 1.560356;
2.447741 1.564538;
2.460806 1.568680;
2.473871 1.572823;
2.486937 1.577014;
2.500002 1.581152;
];
figure(4); clf; hold on;
plot(TestSqrt(:,1),TestSqrt(:,2),'ko')
plot(TestSqrt(:,1),sqrt(TestSqrt(:,1)),'k.')

